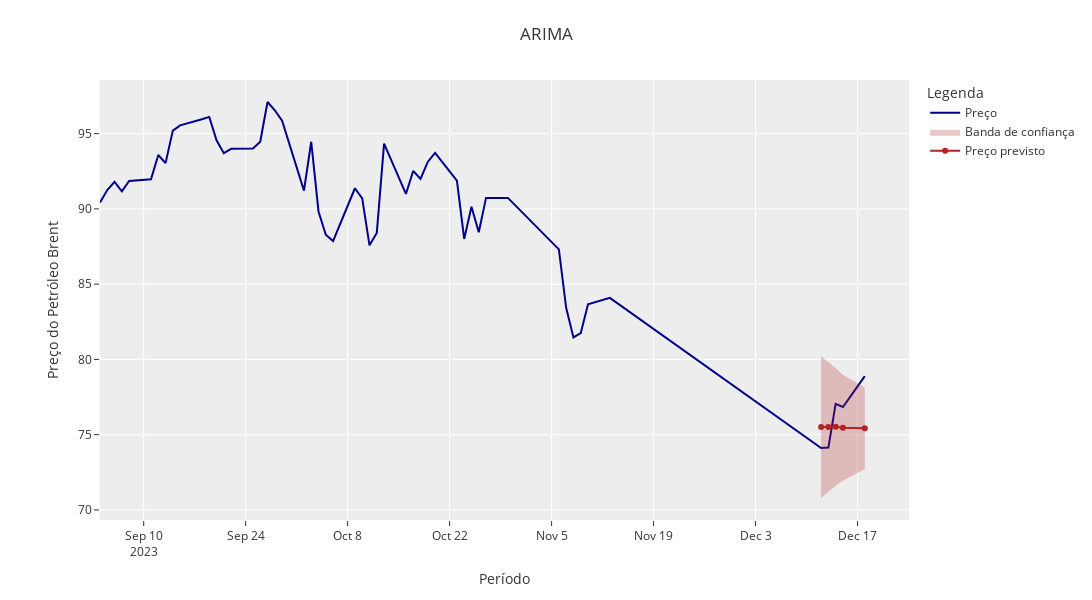

Source (notebook cell):
### Code cell
fig = px.line(
    base_arima_px,
    template=template,
    color_discrete_sequence=['#00008B']
)
fig.add_scatter(
    x=banda_arima_index, 
    y=banda_arima,
    name='Banda de confiança',
    mode='lines',
    line_color='#B22222',
    line_width=0,
    opacity=0.5,
    fill='toself'
)
fig.add_scatter(
    x=forecast_arima.ds, 
    y=forecast_arima['AutoARIMA'], 
    name='Preço previsto',
    marker=dict(color='#B22222')
)
fig.update_layout(
    title='ARIMA',
    xaxis_title='Período',
    yaxis_title='Preço do Petróleo Brent',
    legend_title='Legenda',
    width=1600, 
    height=600,
    margin=dict(l=100, r=20, t=80, b=80)
)
fig.show()

### Figure 1 — Plotly figure (JSON) as saved in the notebook; plotly's stock layout.template omitted (floating-point values rounded to 4 significant figures)
{"data": [{"hovertemplate": "variable=Preço<br>ds=%{x}<br>value=%{y}<extra></extra>", "legendgroup": "Preço", "line": {"color": "#00008B", "dash": "solid"}, "marker": {"symbol": "circle"}, "mode": "lines", "name": "Preço", "orientation": "v", "showlegend": true, "type": "scatter", "x": ["2023-12-18T00:00:00", "2023-12-15T00:00:00", "2023-12-14T00:00:00", "2023-12-13T00:00:00", "2023-12-12T00:00:00", "2023-11-13T00:00:00", "2023-11-10T00:00:00", "2023-11-09T00:00:00", "2023-11-08T00:00:00", "2023-11-07T00:00:00", "2023-11-06T00:00:00", "2023-10-30T00:00:00", "2023-10-27T00:00:00", "2023-10-26T00:00:00", "2023-10-25T00:00:00", "2023-10-24T00:00:00", "2023-10-23T00:00:00", "2023-10-20T00:00:00", "2023-10-19T00:00:00", "2023-10-18T00:00:00", "2023-10-17T00:00:00", "2023-10-16T00:00:00", "2023-10-13T00:00:00", "2023-10-12T00:00:00", "2023-10-11T00:00:00", "2023-10-10T00:00:00", "2023-10-09T00:00:00", "2023-10-06T00:00:00", "2023-10-05T00:00:00", "2023-10-04T00:00:00", "2023-10-03T00:00:00", "2023-10-02T00:00:00", "2023-09-29T00:00:00", "2023-09-28T00:00:00", "2023-09-27T00:00:00", "2023-09-26T00:00:00", "2023-09-25T00:00:00", "2023-09-22T00:00:00", "2023-09-21T00:00:00", "2023-09-20T00:00:00", "2023-09-19T00:00:00", "2023-09-18T00:00:00", "2023-09-15T00:00:00", "2023-09-14T00:00:00", "2023-09-13T00:00:00", "2023-09-12T00:00:00", "2023-09-11T00:00:00", "2023-09-08T00:00:00", "2023-09-07T00:00:00", "2023-09-06T00:00:00", "2023-09-05T00:00:00", "2023-09-04T00:00:00"], "xaxis": "x", "y": [78.89, 76.84, 77.05, 74.14, 74.11, 84.09, 83.66, 81.74, 81.46, 83.43, 87.31, 90.73, 90.73, 88.45, 90.14, 88, 91.88, 93.72, 93.12, 91.99, 92.52, 90.99, 94.33, 88.4, 87.58, 90.7, 91.37, 87.86, 88.28, 89.83, 94.46, 91.21, 95.86, 96.55, 97.1, 94.46, 94.01, 93.99, 93.7, 94.56, 96.11, 95.95, 95.55, 95.2, 93.04, 93.58, 91.97, 91.85, 91.16, 91.79, 91.25, 90.42], "yaxis": "y"}, {"fill": "toself", "line": {"color": "#B22222", "width": 0}, "mode": "lines", "name": "Banda de confiança", "opacity": 0.5, "type": "scatter", "x": ["2023-12-18T00:00:00", "2023-12-15T00:00:00", "2023-12-14T00:00:00", "2023-12-13T00:00:00", "2023-12-12T00:00:00", "2023-12-12T00:00:00", "2023-12-13T00:00:00", "2023-12-14T00:00:00", "2023-12-15T00:00:00", "2023-12-18T00:00:00"], "y": [78.13, 78.97, 79.43, 79.82, 80.21, 70.79, 71.21, 71.61, 71.94, 72.72]}, {"marker": {"color": "#B22222"}, "name": "Preço previsto", "type": "scatter", "x": ["2023-12-18T00:00:00", "2023-12-15T00:00:00", "2023-12-14T00:00:00", "2023-12-13T00:00:00", "2023-12-12T00:00:00"], "y": [75.43, 75.46, 75.52, 75.52, 75.5]}], "layout": {"height": 600, "legend": {"title": {"text": "Legenda"}, "tracegroupgap": 0}, "margin": {"b": 80, "l": 100, "r": 20, "t": 80}, "title": {"text": "ARIMA"}, "width": 1600, "xaxis": {"anchor": "y", "domain": [0, 1], "title": {"text": "Período"}}, "yaxis": {"anchor": "x", "domain": [0, 1], "title": {"text": "Preço do Petróleo Brent"}}}}
